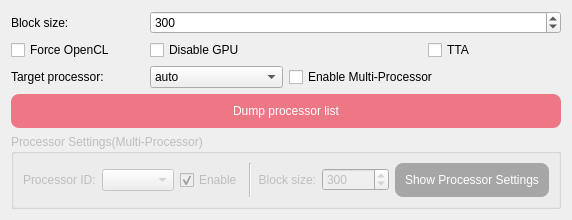
              <widget class="QWidget" name="tab_5">
               <attribute name="title">
                <string notr="true">Waifu2x-converter</string>
               </attribute>
               <attribute name="toolTip">
                <string>Waifu2x-Converter:

- Only supports [2D Anime] image style.

- [ Speed:★☆  Image Quality:★★☆ ]</string>
               </attribute>
               <layout class="QGridLayout" name="gridLayout_35">
                <item row="0" column="0">
                 <widget class="QLabel" name="label_54">
                  <property name="toolTip">
                   <string>Block size: This value will affects GPU memory usage.
Larger Block size means waifu2x will use more GPU memory and run faster.
Smaller Block size means waifu2x will use less GPU memory and run slower.</string>
                  </property>
                  <property name="text">
                   <string>Block size:</string>
                  </property>
                 </widget>
                </item>
                <item row="5" column="0" colspan="4">
                 <widget class="QGroupBox" name="groupBox_GPUSettings_MultiGPU_Waifu2xConverter">
                  <property name="enabled">
                   <bool>false</bool>
                  </property>
                  <property name="maximumSize">
                   <size>
                    <width>16777215</width>
                    <height>75</height>
                   </size>
                  </property>
                  <property name="title">
                   <string>Processor Settings(Multi-Processor)</string>
                  </property>
                  <layout class="QGridLayout" name="gridLayout_44">
                   <item row="0" column="6">
                    <widget class="QPushButton" name="pushButton_ShowMultiGPUSettings_Waifu2xConverter">
                     <property name="toolTip">
                      <string>Show current Multi-Processor settings.</string>
                     </property>
                     <property name="styleSheet">
                      <string notr="true">QPushButton{
background-color: rgb(231, 76, 60);
color: rgb(255, 255, 255);
border-style:outset;
border-radius:8px;
padding:10px;
}
QPushButton:hover{
background-color: rgb(255, 102, 64);
color: rgb(255, 255, 255);
border-style:outset;
border-radius:8px;
padding:10px;
}
QPushButton:pressed{
background-color: rgb(204, 65, 53);
color: rgb(255, 255, 255);
border-style:outset;
border-radius:8px;
padding:10px;
}
QPushButton:disabled{
background-color: rgb(166, 166, 166);
color: rgb(255, 255, 255);
border-style:outset;
border-radius:8px;
padding:10px;
}</string>
                     </property>
                     <property name="text">
                      <string>Show Processor Settings</string>
                     </property>
                    </widget>
                   </item>
                   <item row="0" column="0">
                    <widget class="QLabel" name="label_75">
                     <property name="sizePolicy">
                      <sizepolicy hsizetype="Fixed" vsizetype="Preferred">
                       <horstretch>0</horstretch>
                       <verstretch>0</verstretch>
                      </sizepolicy>
                     </property>
                     <property name="text">
                      <string>Processor ID:</string>
                     </property>
                     <property name="alignment">
                      <set>Qt::AlignLeading|Qt::AlignLeft|Qt::AlignVCenter</set>
                     </property>
                    </widget>
                   </item>
                   <item row="0" column="4">
                    <widget class="QLabel" name="label_74">
                     <property name="sizePolicy">
                      <sizepolicy hsizetype="Fixed" vsizetype="Preferred">
                       <horstretch>0</horstretch>
                       <verstretch>0</verstretch>
                      </sizepolicy>
                     </property>
                     <property name="text">
                      <string>Block size:</string>
                     </property>
                     <property name="alignment">
                      <set>Qt::AlignRight|Qt::AlignTrailing|Qt::AlignVCenter</set>
                     </property>
                    </widget>
                   </item>
                   <item row="0" column="1">
                    <widget class="QComboBox" name="comboBox_GPUIDs_MultiGPU_Waifu2xConverter">
                     <property name="currentText">
                      <string notr="true"/>
                     </property>
                    </widget>
                   </item>
                   <item row="0" column="2">
                    <widget class="QCheckBox" name="checkBox_isEnable_CurrentGPU_MultiGPU_Waifu2xConverter">
                     <property name="sizePolicy">
                      <sizepolicy hsizetype="Fixed" vsizetype="Fixed">
                       <horstretch>0</horstretch>
                       <verstretch>0</verstretch>
                      </sizepolicy>
                     </property>
                     <property name="text">
                      <string>Enable</string>
                     </property>
                     <property name="checked">
                      <bool>true</bool>
                     </property>
                    </widget>
                   </item>
                   <item row="0" column="5">
                    <widget class="QSpinBox" name="spinBox_TileSize_CurrentGPU_MultiGPU_Waifu2xConverter">
                     <property name="minimum">
                      <number>32</number>
                     </property>
                     <property name="maximum">
                      <number>999999999</number>
                     </property>
                     <property name="singleStep">
                      <number>10</number>
                     </property>
                     <property name="value">
                      <number>300</number>
                     </property>
                    </widget>
                   </item>
                   <item row="0" column="3">
                    <widget class="Line" name="line_22">
                     <property name="orientation">
                      <enum>Qt::Vertical</enum>
                     </property>
                    </widget>
                   </item>
                  </layout>
                 </widget>
                </item>
                <item row="2" column="1">
                 <widget class="QComboBox" name="comboBox_TargetProcessor_converter">
                  <property name="enabled">
                   <bool>true</bool>
                  </property>
                  <property name="currentText">
                   <string notr="true">auto</string>
                  </property>
                  <item>
                   <property name="text">
                    <string notr="true">auto</string>
                   </property>
                  </item>
                 </widget>
                </item>
                <item row="1" column="0">
                 <widget class="QCheckBox" name="checkBox_ForceOpenCL_converter">
                  <property name="toolTip">
                   <string>Force to use OpenCL on Intel Platform.</string>
                  </property>
                  <property name="text">
                   <string>Force OpenCL</string>
                  </property>
                 </widget>
                </item>
                <item row="2" column="0">
                 <widget class="QLabel" name="label_53">
                  <property name="text">
                   <string>Target processor:</string>
                  </property>
                 </widget>
                </item>
                <item row="1" column="1" colspan="2">
                 <widget class="QCheckBox" name="checkBox_DisableGPU_converter">
                  <property name="text">
                   <string>Disable GPU</string>
                  </property>
                 </widget>
                </item>
                <item row="2" column="2" colspan="2">
                 <widget class="QCheckBox" name="checkBox_MultiGPU_Waifu2xConverter">
                  <property name="toolTip">
                   <string>1.You need at least 2 available processors.

2.If you wanna get all processors running together,
the number of threads must &gt;= the number of processors.

3.You need to [Dump processor list] first.</string>
                  </property>
                  <property name="text">
                   <string>Enable Multi-Processor</string>
                  </property>
                 </widget>
                </item>
                <item row="1" column="3">
                 <widget class="QCheckBox" name="checkBox_TTA_converter">
                  <property name="toolTip">
                   <string>TTA(Test-Time Augmentation):
The processing time is eight times longer than when unchecked, 
and the peak signal-to-noise ratio (PSNR) is increased by 0.15, 
but the effect may not be obvious. It is not recommended to enable it.</string>
                  </property>
                  <property name="text">
                   <string notr="true">TTA</string>
                  </property>
                 </widget>
                </item>
                <item row="3" column="0" colspan="4">
                 <widget class="QPushButton" name="pushButton_DumpProcessorList_converter">
                  <property name="enabled">
                   <bool>true</bool>
                  </property>
                  <property name="styleSheet">
                   <string notr="true">QPushButton{
	background-color: rgb(238, 119, 133);
color: rgb(255, 255, 255);
border-style:outset;
border-radius:8px;
padding:10px;
}
QPushButton:hover{
	background-color: rgb(255, 127, 144);
color: rgb(255, 255, 255);
border-style:outset;
border-radius:8px;
padding:10px;
}
QPushButton:pressed{
	background-color: rgb(226, 112, 128);
color: rgb(255, 255, 255);
border-style:outset;
border-radius:8px;
padding:10px;
}
QPushButton:disabled{
background-color: rgb(166, 166, 166);
color: rgb(255, 255, 255);
border-style:outset;
border-radius:8px;
padding:10px;
}</string>
                  </property>
                  <property name="text">
                   <string>Dump processor list</string>
                  </property>
                 </widget>
                </item>
                <item row="0" column="1" colspan="3">
                 <widget class="QSpinBox" name="spinBox_BlockSize_converter">
                  <property name="toolTip">
                   <string>Block size: This value will affects GPU memory usage.
Larger Block size means waifu2x will use more GPU memory and run faster.
Smaller Block size means waifu2x will use less GPU memory and run slower.</string>
                  </property>
                  <property name="minimum">
                   <number>32</number>
                  </property>
                  <property name="maximum">
                   <number>999999999</number>
                  </property>
                  <property name="singleStep">
                   <number>10</number>
                  </property>
                  <property name="value">
                   <number>300</number>
                  </property>
                 </widget>
                </item>
               </layout>
              </widget>
